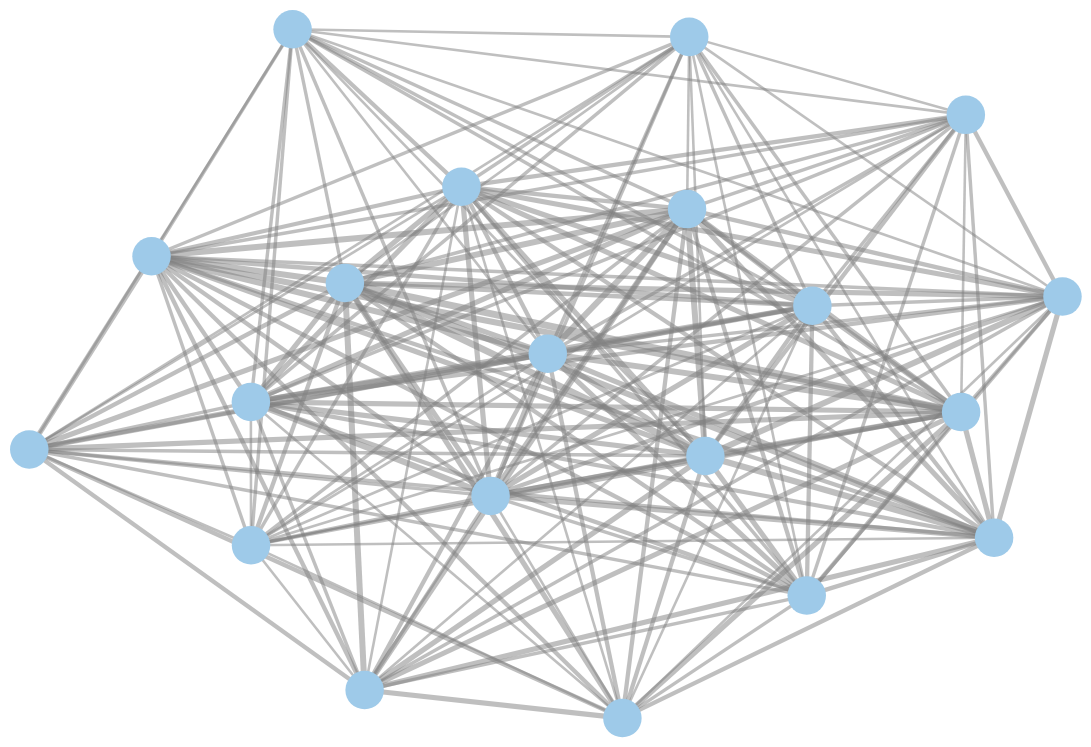

The notebook cell this image was saved under:
### Code cell
# VegaGraphs.graphplot(df,tooltip=true,node_label=false,node_colorfield=rand([100,200,300],20))
VegaGraphs.graphplot(df,tooltip=true,node_label=false)

### Figure 1 — Vega-Lite specification as saved in the notebook (floating-point values rounded to 4 significant figures; data arrays with more than 128 entries replaced by an {"elided": "..."} marker saying what was removed)
{"layer": [{"data": {"values": {"elided": "356 records"}}, "encoding": {"detail": {"field": "pairs", "type": "ordinal"}, "size": {"field": "ew", "legend": null, "type": "quantitative"}, "x": {"axis": null, "field": "edges_x", "type": "quantitative"}, "y": {"axis": null, "field": "edges_y", "type": "quantitative"}}, "height": 400, "mark": {"clip": false, "color": "gray", "opacity": 0.5, "size": 0.8, "type": "line"}, "width": 600}, {"data": {"values": [{"keywords": "x1", "node_x": 0.3088, "node_y": -0.239}, {"keywords": "x2", "node_x": -1, "node_y": -0.22}, {"keywords": "x3", "node_x": 0.1481, "node_y": -1}, {"keywords": "x4", "node_x": -0.5708, "node_y": -0.4983}, {"keywords": "x5", "node_x": -0.571, "node_y": -0.08203}, {"keywords": "x6", "node_x": 0.2733, "node_y": 0.4779}, {"keywords": "x7", "node_x": -0.4903, "node_y": 1}, {"keywords": "x8", "node_x": 0.8038, "node_y": -0.1113}, {"keywords": "x9", "node_x": 0.8676, "node_y": -0.4764}, {"keywords": "x10", "node_x": -0.389, "node_y": 0.2633}, {"keywords": "x11", "node_x": -0.3508, "node_y": -0.9186}, {"keywords": "x12", "node_x": 0.2775, "node_y": 0.9779}, {"keywords": "x13", "node_x": 0.8129, "node_y": 0.7515}, {"keywords": "x14", "node_x": -0.7633, "node_y": 0.3409}, {"keywords": "x15", "node_x": 0.5159, "node_y": 0.1972}, {"keywords": "x16", "node_x": 0.003703, "node_y": 0.05817}, {"keywords": "x17", "node_x": 1, "node_y": 0.224}, {"keywords": "x18", "node_x": -0.107, "node_y": -0.3549}, {"keywords": "x19", "node_x": 0.505, "node_y": -0.6443}, {"keywords": "x20", "node_x": -0.1634, "node_y": 0.5428}]}, "layer": [{"encoding": {"tooltip": [{"field": "keywords", "type": "nominal"}], "x": {"axis": null, "field": "node_x", "type": "quantitative"}, "y": {"axis": null, "field": "node_y", "type": "quantitative"}}, "height": 400, "mark": {"clip": false, "color": "#9ecae9", "opacity": 1, "size": 500, "type": "circle"}, "selection": {"grid": {"bind": "scales", "type": "interval"}}, "width": 600}]}], "view": {"stroke": null}}
